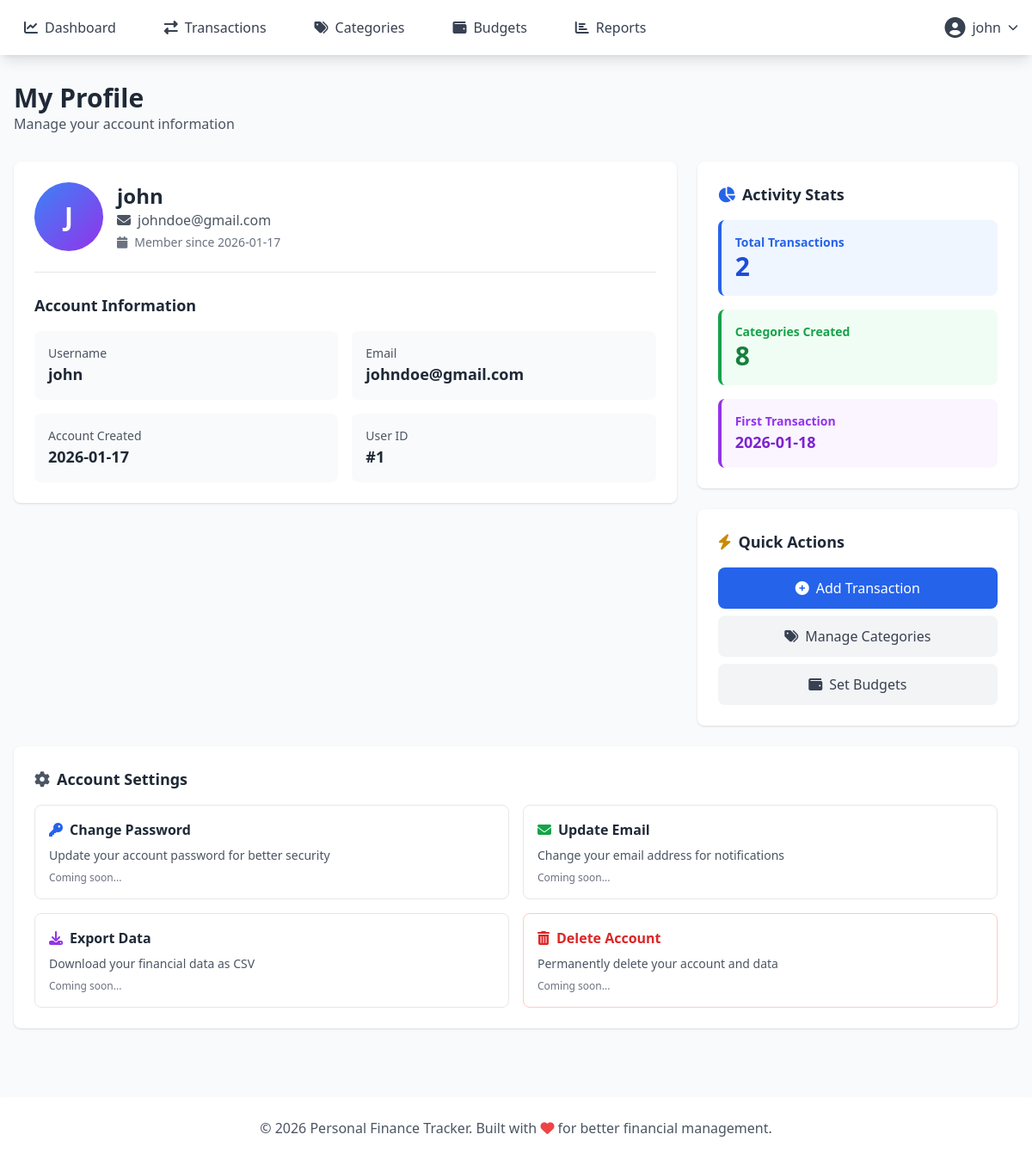
Screenshot of /profile (signed in) with the database file from the repository.
### tables this page shows
CREATE TABLE users (
            id INTEGER PRIMARY KEY AUTOINCREMENT,
            username TEXT UNIQUE NOT NULL,
            password_hash TEXT NOT NULL,
            email TEXT,
            created_at TIMESTAMP DEFAULT CURRENT_TIMESTAMP
        );

### app.py (the view)
@app.route('/profile')
@login_required
def profile():
    user_id = session['user_id']
    conn = get_db()
    cursor = conn.cursor()
    user = cursor.execute('SELECT * FROM users WHERE id = ?', (user_id,)).fetchone()
    transaction_count = cursor.execute(
        'SELECT COUNT(*) as count FROM transactions WHERE user_id = ?',
        (user_id,)
    ).fetchone()['count']
    category_count = cursor.execute(
        'SELECT COUNT(*) as count FROM categories WHERE user_id = ?',
        (user_id,)
    ).fetchone()['count']
    first_transaction = cursor.execute(
        'SELECT MIN(date) as first_date FROM transactions WHERE user_id = ?',
        (user_id,)
    ).fetchone()
    conn.close()
    return render_template('profile.html',
                         user=user,
                         transaction_count=transaction_count,
                         category_count=category_count,
                         first_transaction=first_transaction)

### app.py (called while the page is built)
def get_db():
    conn = sqlite3.connect(DATABASE)
    conn.row_factory = sqlite3.Row
    return conn

def login_required(f):
    @wraps(f)
    def decorated_function(*args, **kwargs):
        if 'user_id' not in session:
            flash('Please log in to access this page.', 'warning')
            return redirect(url_for('login'))
        return f(*args, **kwargs)
    return decorated_function

### templates/profile.html
{% extends "base.html" %}
{% block content %}
<div class="mb-8 fade-in">
    <h1 class="text-3xl font-bold text-gray-800">My Profile</h1>
    <p class="text-gray-600">Manage your account information</p>
</div>
<div class="grid grid-cols-1 lg:grid-cols-3 gap-6">
    <div class="lg:col-span-2">
        <div class="card-hover bg-white rounded-lg shadow p-6 slide-in">
            <div class="flex items-center space-x-4 mb-6 pb-6 border-b">
                <div class="w-20 h-20 bg-gradient-to-br from-blue-500 to-purple-600 rounded-full flex items-center justify-center text-white text-3xl font-bold">
                    {{ user.username[0]|upper }}
                </div>
                <div>
                    <h2 class="text-2xl font-bold text-gray-800">{{ user.username }}</h2>
                    <p class="text-gray-600">
                        <i class="fas fa-envelope mr-2"></i>{{ user.email or 'No email provided' }}
                    </p>
                    <p class="text-sm text-gray-500 mt-1">
                        <i class="fas fa-calendar mr-2"></i>Member since {{ user.created_at[:10] }}
                    </p>
                </div>
            </div>
            <div class="space-y-4">
                <h3 class="text-lg font-semibold text-gray-800 mb-4">Account Information</h3>
                <div class="grid grid-cols-2 gap-4">
                    <div class="p-4 bg-gray-50 rounded-lg">
                        <p class="text-sm text-gray-600">Username</p>
                        <p class="text-lg font-semibold text-gray-800">{{ user.username }}</p>
                    </div>
                    <div class="p-4 bg-gray-50 rounded-lg">
                        <p class="text-sm text-gray-600">Email</p>
                        <p class="text-lg font-semibold text-gray-800">{{ user.email or 'Not set' }}</p>
                    </div>
                    <div class="p-4 bg-gray-50 rounded-lg">
                        <p class="text-sm text-gray-600">Account Created</p>
                        <p class="text-lg font-semibold text-gray-800">{{ user.created_at[:10] }}</p>
                    </div>
                    <div class="p-4 bg-gray-50 rounded-lg">
                        <p class="text-sm text-gray-600">User ID</p>
                        <p class="text-lg font-semibold text-gray-800">#{{ user.id }}</p>
                    </div>
                </div>
            </div>
        </div>
    </div>
    <div class="lg:col-span-1">
        <div class="card-hover bg-white rounded-lg shadow p-6 fade-in">
            <h3 class="text-lg font-semibold text-gray-800 mb-4">
                <i class="fas fa-chart-pie mr-2 text-blue-600"></i>Activity Stats
            </h3>
            <div class="space-y-4">
                <div class="stat-card p-4 bg-blue-50 rounded-lg border-l-4 border-blue-600">
                    <p class="text-sm text-blue-600 font-semibold">Total Transactions</p>
                    <p class="amount-display text-3xl font-bold text-blue-700">{{ transaction_count }}</p>
                </div>
                <div class="stat-card p-4 bg-green-50 rounded-lg border-l-4 border-green-600">
                    <p class="text-sm text-green-600 font-semibold">Categories Created</p>
                    <p class="amount-display text-3xl font-bold text-green-700">{{ category_count }}</p>
                </div>
                <div class="stat-card p-4 bg-purple-50 rounded-lg border-l-4 border-purple-600">
                    <p class="text-sm text-purple-600 font-semibold">First Transaction</p>
                    <p class="text-lg font-bold text-purple-700">
                        {% if first_transaction.first_date %}
                            {{ first_transaction.first_date }}
                        {% else %}
                            No transactions yet
                        {% endif %}
                    </p>
                </div>
            </div>
        </div>
        <div class="card-hover bg-white rounded-lg shadow p-6 mt-6 fade-in">
            <h3 class="text-lg font-semibold text-gray-800 mb-4">
                <i class="fas fa-bolt mr-2 text-yellow-600"></i>Quick Actions
            </h3>
            <div class="space-y-2">
                <a href="{{ url_for('add_transaction') }}" class="btn-primary block w-full bg-blue-600 text-white text-center py-3 rounded-lg hover:bg-blue-700 transition-all">
                    <i class="fas fa-plus-circle mr-2"></i>Add Transaction
                </a>
                <a href="{{ url_for('categories') }}" class="block w-full bg-gray-100 text-gray-700 text-center py-3 rounded-lg hover:bg-gray-200 transition-all">
                    <i class="fas fa-tags mr-2"></i>Manage Categories
                </a>
                <a href="{{ url_for('budgets') }}" class="block w-full bg-gray-100 text-gray-700 text-center py-3 rounded-lg hover:bg-gray-200 transition-all">
                    <i class="fas fa-wallet mr-2"></i>Set Budgets
                </a>
            </div>
        </div>
    </div>
</div>
<div class="mt-6 card-hover bg-white rounded-lg shadow p-6 fade-in">
    <h3 class="text-lg font-semibold text-gray-800 mb-4">
        <i class="fas fa-cog mr-2 text-gray-600"></i>Account Settings
    </h3>
    <div class="grid grid-cols-1 md:grid-cols-2 gap-4">
        <div class="p-4 border rounded-lg hover:border-blue-500 transition-all cursor-pointer">
            <h4 class="font-semibold text-gray-800 mb-2">
                <i class="fas fa-key mr-2 text-blue-600"></i>Change Password
            </h4>
            <p class="text-sm text-gray-600">Update your account password for better security</p>
            <p class="text-xs text-gray-500 mt-2">Coming soon...</p>
        </div>
        <div class="p-4 border rounded-lg hover:border-blue-500 transition-all cursor-pointer">
            <h4 class="font-semibold text-gray-800 mb-2">
                <i class="fas fa-envelope mr-2 text-green-600"></i>Update Email
            </h4>
            <p class="text-sm text-gray-600">Change your email address for notifications</p>
            <p class="text-xs text-gray-500 mt-2">Coming soon...</p>
        </div>
        <div class="p-4 border rounded-lg hover:border-blue-500 transition-all cursor-pointer">
            <h4 class="font-semibold text-gray-800 mb-2">
                <i class="fas fa-download mr-2 text-purple-600"></i>Export Data
            </h4>
            <p class="text-sm text-gray-600">Download your financial data as CSV</p>
            <p class="text-xs text-gray-500 mt-2">Coming soon...</p>
        </div>
        <div class="p-4 border border-red-200 rounded-lg hover:border-red-500 transition-all cursor-pointer">
            <h4 class="font-semibold text-red-600 mb-2">
                <i class="fas fa-trash-alt mr-2"></i>Delete Account
            </h4>
            <p class="text-sm text-gray-600">Permanently delete your account and data</p>
            <p class="text-xs text-gray-500 mt-2">Coming soon...</p>
        </div>
    </div>
</div>
{% endblock %}

### templates/base.html (shortened to what this page needs)
<!DOCTYPE html>
<html lang="en">
<head>
    <script src="https://cdn.tailwindcss.com"></script>
    <link rel="stylesheet" href="https://cdnjs.cloudflare.com/ajax/libs/font-awesome/6.4.0/css/all.min.css">
    <link rel="stylesheet" href="{{ url_for('static', filename='css/style.css') }}">
</head>
<body class="bg-gray-50">
    {% if session.user_id %}
    <nav class="bg-white shadow-lg sticky top-0 z-50">
        <div class="max-w-7xl mx-auto px-4">
            <div class="flex justify-between h-16">
                <div class="flex space-x-8">
                    <a href="{{ url_for('dashboard') }}" class="nav-link flex items-center px-3 py-2 text-gray-700">
                        <i class="fas fa-chart-line mr-2 icon-bounce"></i> Dashboard
                    </a>
                    <a href="{{ url_for('transactions') }}" class="nav-link flex items-center px-3 py-2 text-gray-700">
                        <i class="fas fa-exchange-alt mr-2 icon-bounce"></i> Transactions
                    </a>
                    <a href="{{ url_for('categories') }}" class="nav-link flex items-center px-3 py-2 text-gray-700">
                        <i class="fas fa-tags mr-2 icon-bounce"></i> Categories
                    </a>
                    <a href="{{ url_for('budgets') }}" class="nav-link flex items-center px-3 py-2 text-gray-700">
                        <i class="fas fa-wallet mr-2 icon-bounce"></i> Budgets
                    </a>
                    <a href="{{ url_for('reports') }}" class="nav-link flex items-center px-3 py-2 text-gray-700">
                        <i class="fas fa-chart-bar mr-2 icon-bounce"></i> Reports
                    </a>
                </div>
                <div class="flex items-center space-x-4">
                    <div class="relative profile-dropdown">
                        <button onclick="toggleDropdown()" class="flex items-center space-x-2 text-gray-700 hover:text-blue-600 focus:outline-none transition-all">
                            <i class="fas fa-user-circle text-2xl"></i>
                            <span class="font-medium">{{ session.username }}</span>
                            <i class="fas fa-chevron-down text-xs"></i>
                        </button>
                    </div>
                </div>
            </div>
        </div>
    </nav>
    {% endif %}
    <main class="max-w-7xl mx-auto px-4 py-8">
        {% block content %}{% endblock %}
    </main>
    <footer class="bg-white shadow-lg mt-12 py-6">
        <div class="max-w-7xl mx-auto px-4 text-center text-gray-600">
            <p class="fade-in">© 2026 Personal Finance Tracker. Built with <i class="fas fa-heart text-red-500"></i> for better financial management.</p>
        </div>
    </footer>
</body>
</html>

### static/style.css (style rules this page uses)
.fade-in { animation: fadeIn 0.6s ease-out; }
.slide-in { animation: slideInRight 0.5s ease-out; }
.card-hover { transition: all 0.3s cubic-bezier(0.4, 0, 0.2, 1); position: relative; overflow: hidden; }
.card-hover::before { content: ''; position: absolute; top: 0; left: -100%; width: 100%; height: 100%; background: linear-gradient( 90deg, transparent, rgba(255, 255, 255, 0.2), transparent ); transition: left 0.5s; }
.stat-card { transition: all 0.3s ease; cursor: pointer; }
.btn-primary { position: relative; overflow: hidden; transition: all 0.3s ease; }
.btn-primary::before { content: ''; position: absolute; top: 50%; left: 50%; width: 0; height: 0; border-radius: 50%; background: rgba(255, 255, 255, 0.3); transform: translate(-50%, -50%); transition: width 0.6s, height 0.6s; }
.nav-link { position: relative; transition: color 0.3s ease; }
.nav-link::after { content: ''; position: absolute; bottom: 0; left: 50%; width: 0; height: 3px; background: linear-gradient(to right, #3B82F6, #8B5CF6); transition: all 0.3s ease; transform: translateX(-50%); }
html { scroll-behavior: smooth; }
.amount-display { font-variant-numeric: tabular-nums; transition: all 0.3s ease; }
.profile-dropdown { position: relative; }
.profile-dropdown button { transition: all 0.3s ease; }

### rows the page displays
users: username "john", username "J", email "johndoe@gmail.com", created_at "2026-01-17", id "1"

### other values shown
{{ transaction_count }} "2"
{{ category_count }} "8"
{{ first_transaction.first_date }} "2026-01-18"
